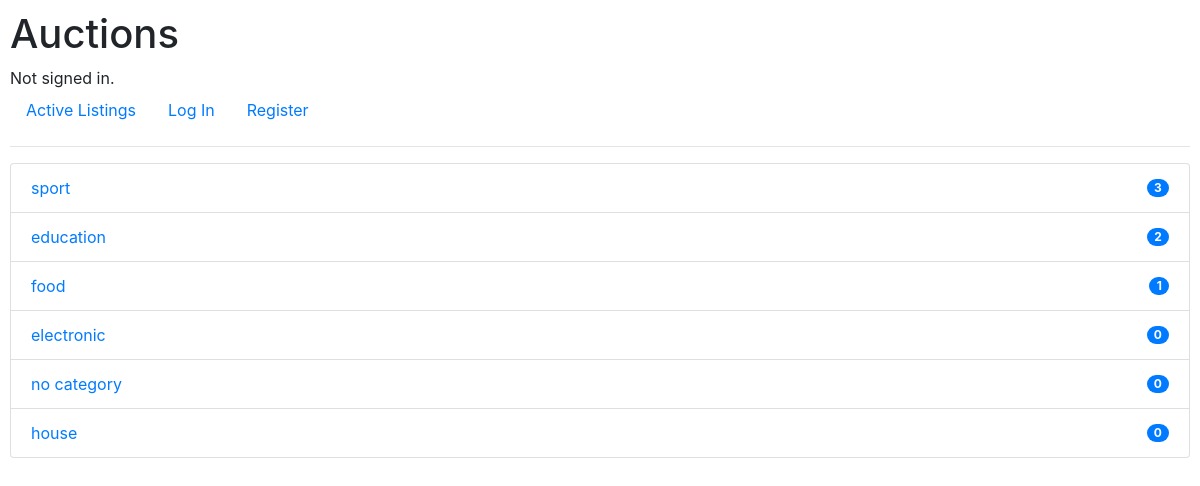
The page /categories on the database its author committed.
### auctions/models.py (models this page shows, shortened)
class Categories(models.Model):
    name = models.CharField(max_length=20)
    listings = models.ManyToManyField(Listings, blank = True, null=True, related_name="category")

### auctions/views.py (the view)
# urls.py: path("categories", views.categories, name="categories"),
def categories(request):
    return render(request, "auctions/categories.html", {
        "categories" : Categories.objects.all()
    })

### auctions/templates/auctions/categories.html
{% extends "auctions/layout.html" %}
{% block body %}
    <div>
        <ul class="list-group">
            {% for category in categories %}
                <li class="list-group-item d-flex justify-content-between align-items-center">
                    <a href="{% url 'listings_from_category' category.id %}">{{category.name}}</a>
                    <span class="badge badge-primary badge-pill">{{category.listings.count}}</span>
            {% endfor %}
        </ul>
    </div>
{% endblock %}

### auctions/static/auctions/styles.css (style rules this page uses)
body { padding: 10px; }

### rows shown on the page
Categories: name "sport", listings.count "3"
Categories: name "education", listings.count "2"
Categories: name "food", listings.count "1"
Categories: name "electronic", listings.count "0"
Categories: name "no category", listings.count "0"
Categories: name "house", listings.count "0"
